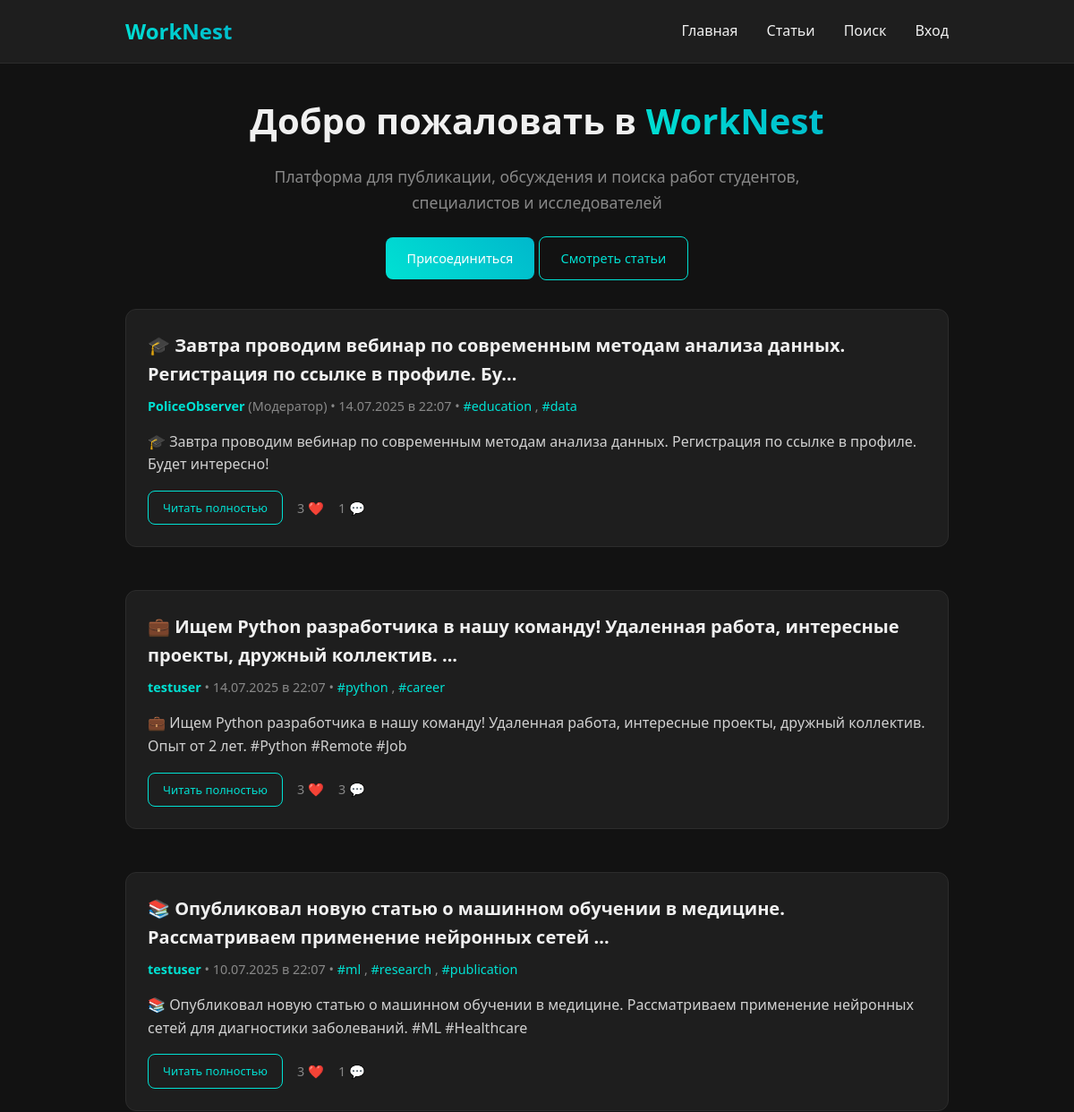
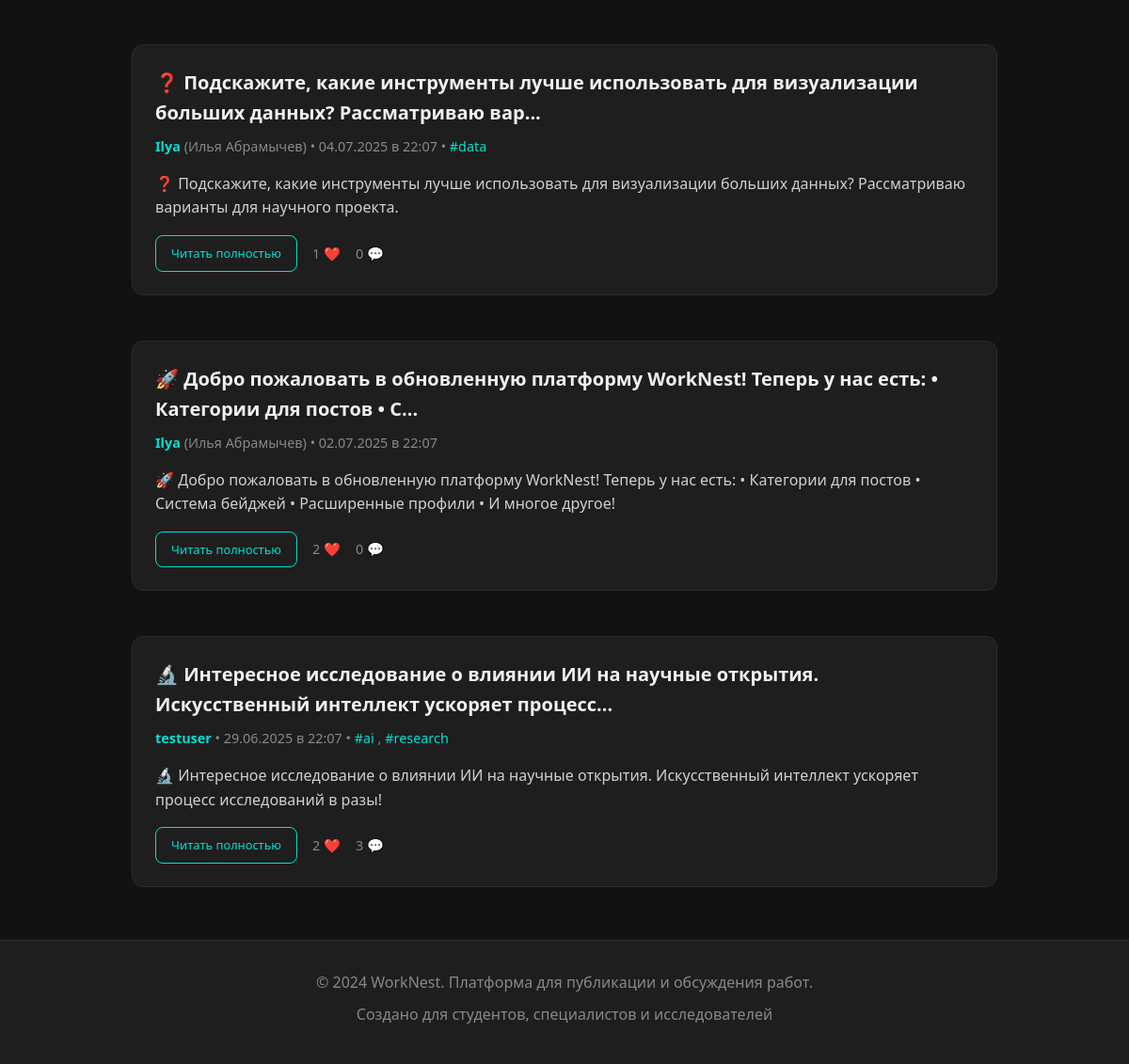
The page / on the database its author committed (2 pictures, top to bottom).
### models.py (models this page shows, shortened)
class Post(db.Model):
    id = db.Column(db.Integer, primary_key=True)
    user_id = db.Column(db.Integer, db.ForeignKey('user.id'), nullable=False)
    content = db.Column(db.Text, nullable=False)
    created_at = db.Column(db.DateTime, nullable=False, default=db.func.now())
    updated_at = db.Column(db.DateTime, nullable=True)
    image_path = db.Column(db.String(256), nullable=True)  # путь к картинке
    latitude = db.Column(db.Float, nullable=True)
    longitude = db.Column(db.Float, nullable=True)
    category_id = db.Column(db.Integer, db.ForeignKey('category.id'), nullable=True)
    is_pinned = db.Column(db.Boolean, default=False)
    is_published = db.Column(db.Boolean, default=True)
    publish_at = db.Column(db.DateTime, nullable=True)  # Для отложенной публикации
    post_type = db.Column(db.String(32), default='text')  # text, poll, announcement
    is_deleted = db.Column(db.Boolean, default=False)
    deleted_at = db.Column(db.DateTime, nullable=True)
    edit_count = db.Column(db.Integer, default=0)
    attachments = db.Column(db.Text, nullable=True)  # JSON список файлов
    preview_text = db.Column(db.String(500), nullable=True)  # Краткое описание
    user = db.relationship('User', backref=db.backref('posts', lazy=True))
    category = db.relationship('Category', backref=db.backref('posts', lazy=True))
    tags = db.relationship('Tag', secondary=post_tags, backref=db.backref('posts', lazy='dynamic'))

class User(db.Model):
    id = db.Column(db.Integer, primary_key=True)
    username = db.Column(db.String(64), unique=True, nullable=False)
    email = db.Column(db.String(120), unique=True, nullable=False)
    password_hash = db.Column(db.String(256), nullable=False)  # Увеличено до 256
    status = db.Column(db.String(64))
    show_status = db.Column(db.Boolean, default=True)
    bio = db.Column(db.Text)
    show_bio = db.Column(db.Boolean, default=True)
    avatar = db.Column(db.String(256))  # путь к файлу аватара
    full_name = db.Column(db.String(128), nullable=True)
    show_full_name = db.Column(db.Boolean, default=True)
    degree = db.Column(db.String(64), nullable=True)
    show_degree = db.Column(db.Boolean, default=True)
    interests = db.Column(db.String(256), nullable=True)
    show_interests = db.Column(db.Boolean, default=True)
    organization = db.Column(db.String(128), nullable=True)
    show_organization = db.Column(db.Boolean, default=True)
    location = db.Column(db.String(128), nullable=True)
    show_location = db.Column(db.Boolean, default=True)
    scholar_links = db.Column(db.String(512), nullable=True)  # ссылки через запятую или json
    show_scholar_links = db.Column(db.Boolean, default=True)
    website = db.Column(db.String(256), nullable=True)
    show_website = db.Column(db.Boolean, default=True)
    birthdate = db.Column(db.String(32), nullable=True)  # строкой для простоты
    show_birthdate = db.Column(db.Boolean, default=True)
    public_email = db.Column(db.String(120), nullable=True)
    show_public_email = db.Column(db.Boolean, default=True)
    telegram = db.Column(db.String(64), nullable=True)
    show_telegram = db.Column(db.Boolean, default=True)
    last_seen = db.Column(db.DateTime, default=datetime.utcnow)
    is_online = db.Column(db.Boolean, default=False)
    role = db.Column(db.String(32), default='user')  # user, moderator, admin
    is_banned = db.Column(db.Boolean, default=False)
    ban_reason = db.Column(db.String(256), nullable=True)
    ban_until = db.Column(db.DateTime, nullable=True)

class Tag(db.Model):
    id = db.Column(db.Integer, primary_key=True)
    name = db.Column(db.String(64), unique=True, nullable=False)
    description = db.Column(db.Text, nullable=True)
    color = db.Column(db.String(7), default='#00e1d3')  # Цвет тега в hex
    created_at = db.Column(db.DateTime, default=datetime.utcnow)

### app.py (the view)
@app.route('/')
def index():
    user_id = session.get('user_id')
    articles_with_likes = []
    for art in articles:
        post = Post.query.filter_by(id=art['id']).first()
        if post:
            likes_count = Like.query.filter_by(post_id=post.id).count()
            liked_by_current = False
            if user_id:
                liked_by_current = Like.query.filter_by(post_id=post.id, user_id=user_id).first() is not None
            art = art.copy()
            art['likes_count'] = likes_count
            art['liked_by_current'] = liked_by_current
        else:
            art = art.copy()
            art['likes_count'] = 0
            art['liked_by_current'] = False
        articles_with_likes.append(art)
    posts = Post.query.order_by(Post.created_at.desc()).all()
    for post in posts:
        post.user = User.query.get(post.user_id)
        post.comments = Comment.query.filter_by(post_id=post.id).order_by(Comment.created_at.asc()).all()
        for comment in post.comments:
            comment.user = User.query.get(comment.user_id)
        post.likes_count = Like.query.filter_by(post_id=post.id).count()
        post.liked_by_current = False
        if user_id:
            post.liked_by_current = Like.query.filter_by(post_id=post.id, user_id=user_id).first() is not None
    seen_users = set()
    active_users = []
    for post in posts:
        if post.user.id not in seen_users:
            seen_users.add(post.user.id)
            active_users.append(post.user)
    return render_template('index.html',
                         recommended_articles=articles_with_likes[:2],
                         latest_articles=articles_with_likes,
                         posts=posts,
                         active_users=active_users)

### app.py (called while the page is built)
@app.before_request
def update_online_status():
    if 'user_id' in session:
        user = User.query.get(session['user_id'])
        if user:
            user.last_seen = datetime.utcnow()
            user.is_online = True
            db.session.commit()

@app.context_processor
def inject_user():
    user_id = session.get('user_id')
    if user_id:
        user = User.query.get(user_id)
        return dict(current_user=user, is_user_online=is_user_online)
    return dict(current_user=None, is_user_online=is_user_online)

### templates/index.html (shortened to what this page needs)
{% extends "base.html" %}
{% block content %}
<div class="fade-in">
    <div class="text-center mb-3">
        <h1 style="color: #f0f0f0; font-size: 2.5rem; margin-bottom: 1rem;">
            Добро пожаловать в
            <span style="background: linear-gradient(45deg, #00e1d3, #00b8cc); -webkit-background-clip: text; -webkit-text-fill-color: transparent; background-clip: text;">
                WorkNest
            </span>
        </h1>
        <p class="text-muted" style="font-size: 1.1rem; max-width: 600px; margin: 0 auto;">
            Платформа для публикации, обсуждения и поиска работ студентов, специалистов и исследователей
        </p>
    </div>
    {% if current_user %}
        <div class="text-center mb-3">
            <a href="/wall" class="btn btn-primary">Создать публикацию</a>
            <a href="/feed" class="btn btn-outline">Общая лента</a>
        </div>
    {% else %}
        <div class="text-center mb-3">
            <a href="/reg_login" class="btn btn-primary">Присоединиться</a>
            <a href="/articles" class="btn btn-outline">Смотреть статьи</a>
        </div>
    {% endif %}
    {% if posts %}
        <div class="posts-grid">
            {% for post in posts %}
                <article class="card fade-in">
                    <h2 class="card-title">
                        <a href="/user/{{ post.user.username }}" style="color: #f0f0f0; text-decoration: none;">
                            {{ post.content[:100] }}{% if post.content|length > 100 %}...{% endif %}
                        </a>
                    </h2>
                    <div class="card-meta">
                        <span>
                            <strong style="color: #00e1d3;">{{ post.user.username }}</strong>
                            {% if post.user.full_name %}
                                ({{ post.user.full_name }})
                            {% endif %}
                        </span>
                        <span> • </span>
                        <span>{{ post.created_at.strftime('%d.%m.%Y в %H:%M') }}</span>
                        {% if post.tags %}
                            <span> • </span>
                            {% for tag in post.tags %}
                                <span style="color: #00e1d3;">#{{ tag.name }}</span>
                                {% if not loop.last %}, {% endif %}
                            {% endfor %}
                        {% endif %}
                    </div>
                    <div class="card-content">
                        {% if post.content|length > 200 %}
                            {{ post.content[:200]|safe }}...
                        {% else %}
                            {{ post.content|safe }}
                        {% endif %}
                    </div>
                    <div class="card-actions">
                        <a href="/user/{{ post.user.username }}" class="btn btn-outline" style="font-size: 0.8rem; padding: 0.5rem 1rem;">
                            Читать полностью
                        </a>
                        {% if current_user %}
                            <button class="btn btn-secondary like-btn"
                                    data-post-id="{{ post.id }}"
                                    style="font-size: 0.8rem; padding: 0.5rem 1rem;">
                                <span class="like-count">{{ post.likes|length }}</span> ❤️
                            </button>
                        {% else %}
                            <span class="text-muted" style="font-size: 0.9rem;">
                                {{ post.likes|length }} ❤️
                            </span>
                        {% endif %}
                        <span class="text-muted" style="font-size: 0.9rem;">
                            {{ post.comments|length }} 💬
                        </span>
                    </div>
                </article>
            {% endfor %}
        </div>
    {% endif %}
</div>
{% endblock %}

### static/worknest.css (style rules this page uses)
* { margin: 0; padding: 0; box-sizing: border-box; }
body { font-family: 'Segoe UI', Tahoma, Geneva, Verdana, sans-serif; font-size: 16px; line-height: 1.6; background-color: #121212; color: #f0f0f0; min-height: 100vh; }
.card { background-color: #1e1e1e; border: 1px solid #2c2c2c; border-radius: 12px; padding: 1.5rem; margin-bottom: 1.5rem; transition: all 0.3s ease; position: relative; overflow: hidden; }
.card::before { content: ''; position: absolute; top: 0; left: 0; right: 0; height: 3px; background: linear-gradient(45deg, #00e1d3, #00b8cc); opacity: 0; transition: opacity 0.3s ease; }
.card-title { font-size: 1.25rem; font-weight: 600; color: #f0f0f0; margin-bottom: 0.5rem; }
.card-meta { color: #888; font-size: 0.9rem; margin-bottom: 1rem; }
.card-content { color: #d0d0d0; margin-bottom: 1rem; }
.card-actions { display: flex; gap: 1rem; align-items: center; }
.btn { display: inline-block; padding: 0.75rem 1.5rem; border: none; border-radius: 8px; text-decoration: none; font-size: 0.9rem; font-weight: 500; cursor: pointer; transition: all 0.3s ease; text-align: center; }
.btn-primary { background: linear-gradient(45deg, #00e1d3, #00b8cc); color: #fff; }
.btn-outline { background: transparent; color: #00e1d3; border: 1px solid #00e1d3; }
.text-center { text-align: center; }
.text-muted { color: #888; }
.mb-3 { margin-bottom: 1.5rem; }
.fade-in { animation: fadeIn 0.6s ease-out; }

### templates/index.html (style rules this page uses)
.posts-grid { display: grid; gap: 1.5rem; margin-top: 2rem; }
@media (min-width: 768px) { .posts-grid { grid-template-columns: repeat(auto-fit, minmax(450px, 1fr)); } }

### rows shown on the page
Post: content "🎓 Завтра проводим вебинар по современным методам анализа данных. Регистрация по ссылке в профиле. Бу", user.username "PoliceObserver", user.full_name "Модератор", created_at "14.07.2025 в 22:07", content "🎓 Завтра проводим вебинар по современным методам анализа данных. Регистрация по ссылке в профиле. Будет интересно!", likes|length "3", comments|length "1"
Tag: name "education"
Tag: name "data"
Post: content "💼 Ищем Python разработчика в нашу команду! Удаленная работа, интересные проекты, дружный коллектив.", user.username "testuser", created_at "14.07.2025 в 22:07", content "💼 Ищем Python разработчика в нашу команду! Удаленная работа, интересные проекты, дружный коллектив. Опыт от 2 лет. #Python #Remote #Job", likes|length "3", comments|length "3"
Tag: name "python"
Tag: name "career"
Post: content "📚 Опубликовал новую статью о машинном обучении в медицине. Рассматриваем применение нейронных сетей", user.username "testuser", created_at "10.07.2025 в 22:07", content "📚 Опубликовал новую статью о машинном обучении в медицине. Рассматриваем применение нейронных сетей для диагностики заболеваний. #ML #Healthcare", likes|length "3", comments|length "1"
Tag: name "ml"
Tag: name "research"
Tag: name "publication"
Post: content "❓ Подскажите, какие инструменты лучше использовать для визуализации больших данных? Рассматриваю вар", user.username "Ilya", user.full_name "Илья Абрамычев", created_at "04.07.2025 в 22:07", content "❓ Подскажите, какие инструменты лучше использовать для визуализации больших данных? Рассматриваю варианты для научного проекта.", likes|length "1", comments|length "0"
Post: content "🚀 Добро пожаловать в обновленную платформу WorkNest! Теперь у нас есть: • Категории для постов • С", user.username "Ilya", user.full_name "Илья Абрамычев", created_at "02.07.2025 в 22:07", content "🚀 Добро пожаловать в обновленную платформу WorkNest! Теперь у нас есть: • Категории для постов • Система бейджей • Расширенные профили • И многое другое!", likes|length "2", comments|length "0"
Post: content "🔬 Интересное исследование о влиянии ИИ на научные открытия. Искусственный интеллект ускоряет процесс", user.username "testuser", created_at "29.06.2025 в 22:07", content "🔬 Интересное исследование о влиянии ИИ на научные открытия. Искусственный интеллект ускоряет процесс исследований в разы!", likes|length "2", comments|length "3"
Tag: name "ai"
